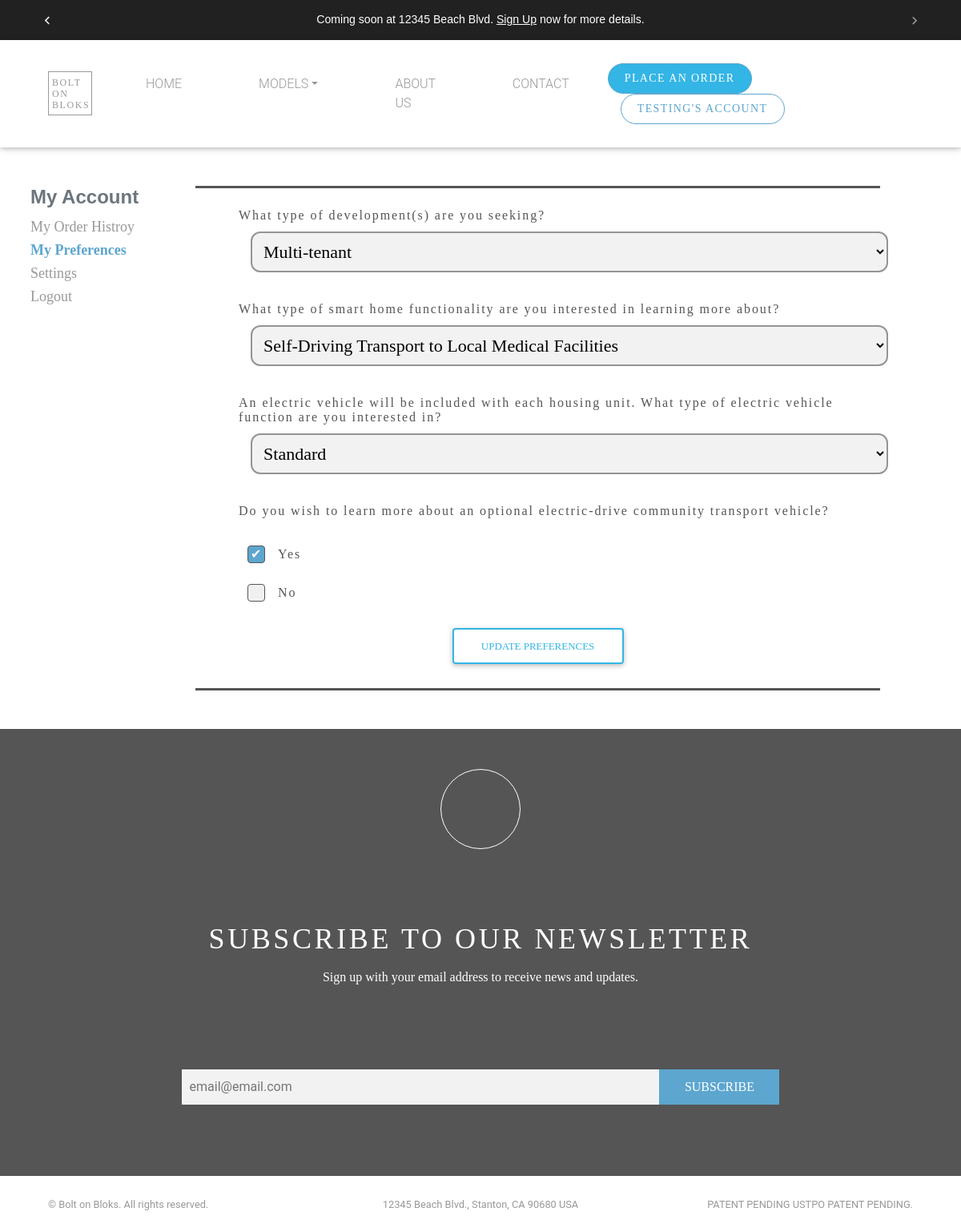
The page /preferences/ (signed in) on the database its author committed.
### users/models.py (models this page shows, shortened)
class User(AbstractUser):
    email = models.EmailField(verbose_name='email address',max_length=255,unique=True)
    username = models.CharField(verbose_name='Username',max_length=255,default=None, blank=True, null= True)
    USERNAME_FIELD = 'email'
    REQUIRED_FIELDS = ['username']

class UserPreferences(models.Model):
    YES_NO_CHOICES = (
        ('yes', 'Yes'),
        ('no', 'No')
    )
    Type_Of_Development = (
        ('select all','Select All'),
        ('Commercial','Commercial'),
        ('Mixed-use','Mixed-use'),
        ('Multi-tenant','Multi-tenant'),
        ('Condominium','Condominium'),
        ('Townhome','Townhome'),
        ('Man Camp','Man Camp'),
        ('Mobile Home Park','Mobile Home Park'),
        ('RV Park','RV Park'),
        ('Park Home (as defined by Housing and Urban Development)','Park Home (as defined by Housing and Urban Development)'),
        ('Other','Other'),
    )
    Type_Of_Smart_Home = (
    ('Automated Home Shopping and Delivery','Automated Home Shopping and Delivery'),
    ('Self-Driving Transport to Local Shopping Centers','Self-Driving Transport to Local Shopping Centers'),
    ('Self-Driving Transport to Local Medical Facilities','Self-Driving Transport to Local Medical Facilities'),
    )
    Type_Of_Electric_Vehicle_Function = (
        ('Standard','Standard'),
        ('Capability to Load Handicapped Person Without Human Assistance','Capability to Load Handicapped Person Without Human Assistance'),
    )
    user_obj = models.ForeignKey(SpecUser, on_delete=models.CASCADE, null=True,blank=True)
    type_of_development = MultiSelectField("What type of development(s) are you seeking?",choices=Type_Of_Development, max_length=300)
    other_type_of_development = models.CharField(max_length=300, verbose_name="Other", blank=True, null=True)
    type_of_smart_home = MultiSelectField("What type of smart home functionality are you interested in learning more about? ",choices=Type_Of_Smart_Home, max_length=300)
    type_of_electric_vehicle_function = MultiSelectField("An electric vehicle will be included with each housing unit. What type of electric vehicle function are you interested in?",choices=Type_Of_Electric_Vehicle_Function, max_length=300)
    learn_about_electric_drive = models.CharField("Do you wish to learn more about an optional electric-drive community transport vehicle?",choices=YES_NO_CHOICES, max_length=100)
    class Meta:
        verbose_name = 'UserPreference'
        verbose_name_plural = 'UserPreferences'

### users/views.py (the view)
# urls.py: path('preferences/', update_preferences, name="my-pref"),
@login_required()
def update_preferences(request):
    try:
        form = UserPreferencesForm(request.POST or None, instance=UserPreferences.objects.get(user_obj=request.user))
    except:
        form = UserPreferencesForm(request.POST or None)
    if form.is_valid():
        form_obj = form.save(commit=False)
        form_obj.user_obj=request.user.specuser
        form_obj.save()
        return redirect('my-pref')
    return render(request, "users/user_preference.html", {"form": form})

### users/forms.py
class EmailListForm(forms.ModelForm):
    class Meta:
        model = EmailList
        fields = ['email']
    def __init__(self, *args, **kwargs):
        super(EmailListForm, self).__init__(*args, **kwargs)
        self.fields['email'].widget.attrs.update({
            'placeholder': 'email@email.com',
            "class":"news-input",
        })

class UserPreferencesForm(forms.ModelForm):
    class Meta:
        model = UserPreferences
        fields = ("type_of_development","other_type_of_development","type_of_smart_home","type_of_electric_vehicle_function","learn_about_electric_drive",)
        widgets = {
            'learn_about_electric_drive' : forms.RadioSelect(),}

### users/context_processor.py (called while the page is built)
def email_form(request):
    form = EmailListForm()
    return {"subscribe_form":form}

### users/templates/users/user_preference.html (shortened to what this page needs)
{% extends "users/base.html" %}
{% load crispy_forms_tags %}
{% load static %}
{% block custom_css %}
      <link type="text/css" rel="stylesheet" href="{% static 'users/custom/sign_up.css' %}" />
{% endblock %}
{% block content%}
<div class="container custom_font2 mt-5 mb-5">
    <div class="row">
      {% include 'signup/side_nav.html' %}
       <div class="col-md-9 col-sm-12 bg-white top_border bottom_border m-auto p-0">
         <form method="POST" class="checkbox-containers custom_input ml-0 mr-0" >
          {% for field in form %}
             {% if field == form.learn_about_electric_drive %}
                <div id="div_id_{{field.name}}" class="ml-4 radio_ul checkbox-container" style="display: block;">
                    <label class="label" style="margin-left: -10px;" for="{{field.id_for_label}}">{{field.label}}</label>
                    {{field}}
                </div>
             {% elif field == form.type_of_electric_vehicle_function or field == form.type_of_smart_home or field == form.type_of_development%}
                <div id="div_id_{{field.name}}" class="ml-4 check_ul checkbox-container" style="display: block;">
                    <label style="margin-left: -10px;" for="{{field.id_for_label}}" class="label" data-error="wrong"
                        data-success="right">{{field.label}}
                    </label>
                    {{field}}
                </div>
             {% endif %}
          {% endfor %}
            <div class="text-center mb-4">
              <button type="submit" class="btn btn-outline-info rounded">Update Preferences</button>
            </div>
         </form>
      </div>
    </div>
</div>
{% endblock%}

### users/templates/users/base.html (shortened to what this page needs)
{% load static %}
<!DOCTYPE html>
<html lang="en">
<head>
	<link type="text/css" rel="stylesheet" href="{% static 'users/new_custom/vendor/bootstrap/css/bootstrap.min.css' %}" />
	<link type="text/css" rel="stylesheet" href="{% static 'users/new_custom/css/slick.css' %}" />
	<link type="text/css" rel="stylesheet" href="{% static 'users/new_custom/css/slick-theme.css' %}" />
	<link type="text/css" rel="stylesheet" href="{% static 'users/custom/custom.css' %}" />
	<link type="text/css" rel="stylesheet" href="{% static 'users/new_custom/css/custom.css' %}" />
	<link type="text/css" rel="stylesheet" href="{% static 'users/new_custom/css/style.css' %}" />
	<link type="text/css" rel="stylesheet" href="{% static 'users/fonts/stylesheet.css' %}" />
   {% block custom_css %}
   {% endblock %}
	<link href="{% static 'MBD/css/mdb.min.css' %}" rel="stylesheet">
</head>
<body>
 <header id="nav-header">
	<div class="container-fluid bg-dark top-header-fixed">
		<div class="row">
			<div class="col-md-12 col-sm-12 add-bar">
				<div id="carouselExampleControls" class="carousel slide" data-ride="carousel">
					<div class="carousel-inner quicksand-font">
						  <div class="carousel-item active">
								<p class="top-add">Coming soon at 12345 Beach Blvd. <a href="#id_subscribe">Sign Up</a> now for more details. </p>
						  </div>
					</div>
						<a id="add-bar-control-prev" class="carousel-control-prev" href="#carouselExampleControls" role="button" data-slide="prev">
						  <span id="#add-bar-control-prev-icon" class="carousel-control-prev-icon" aria-hidden="true"></span>
						</a>
						<a id="add-bar-control-next" class="carousel-control-next" href="#carouselExampleControls" role="button" data-slide="next">
						  <span id="#add-bar-control-next-icon" class="carousel-control-next-icon" aria-hidden="true"></span>
						</a>
				</div>
			</div>
		</div>
	</div>
  <nav class="navbar navbar-expand-lg navbar-dark navbar-custom">
    <div class="container-fluid">
      <a class="navbar-brand" href="#">BOLT ON BLOKS</a>
      <div class="collapse navbar-collapse" id="navbarResponsive">
        <ul id="nav-bar" class="navbar-nav mr-auto">
          <li class="nav-item active">
            <a class="nav-link" href="{% url 'home' %}">HOME</a>
          </li>
			<li class="nav-item dropdown" >
				<a class="nav-link dropdown-toggle models" id="navbarDropdownMenuLink"
				   data-toggle="dropdown"
				   aria-haspopup="true" aria-expanded="false">MODELS</a>
			</li>
          <li class="nav-item">
            <a class="nav-link" href="#">ABOUT US</a>
          </li>
          <li class="nav-item">
            <a class="nav-link" href="{% url 'contact-us' %}">CONTACT</a>
          </li>
        </ul>
        <div class="form-inline my-2 my-lg-0">
            <a class="no-btn btn-info" href="{% url 'order-form' %}">PLACE AN ORDER</a>
           {% if request.user.is_authenticated %}
               <a class="no-btn ml-3" href="{% url 'user-profile' %}">
                  {% if request.user.first_name %}
                     {{ request.user.first_name }}'s
                  {% elif request.user.last_name %}
                     {{ request.user.last_name }}'s
                  {% endif %}
                  Account</a>
           {% endif %}
        </div>
      </div>
    </nav>
</header>
	<div class="md-padding">
		{% block  content %}
		{% endblock %}
	</div>
   <div class="container-fluid">
      <div class="row">
        <div class="col-md-12">
         <form  class="no-margin" method="POST" action="{% url 'home' %}">
            <div class="row news-letter txt-center">
            <div class="icon-div">
            </div>
            <div class="col-md-12">
              <p class="subsribe-us-txt">SUBSCRIBE TO OUR NEWSLETTER</p>
              <p class="sign-up-txt">Sign up with your email address to receive news and updates.</p>
            </div>
            <div class="col-md-12 sub-input-parent">
			   {{subscribe_form.email}}
			   <button class="subsribe-btn">SUBSCRIBE</button>
            </div>
            </div>
         </form>
        </div>
      </div>
   </div>
   <footer>
      <div class="container-fluid">
         <div class="row">
             <div class="col-lg-4"><p class="m-0 text-left small">&copy; Bolt on Bloks. All rights reserved.</p></div>
             <div class="col-lg-4"><p class="m-0 text-center small">12345 Beach Blvd., Stanton, CA 90680 USA</p></div>
             <div class="col-lg-4"><p class="m-0 text-right small">PATENT PENDING USTPO PATENT PENDING.</p></div>
         </div>
      </div>
   </footer>
</body>
</html>

### static/users/custom/custom.css (style rules this page uses)
html { scroll-behavior: smooth; font-family: 'Quicksand', sans-serif !important; }
.quicksand-font { font-family: 'Quicksand', sans-serif !important; }
form { margin-left: 100px !important; margin-right: 100px !important; }
.radio_ul ul { list-style: none; }
.container ul { list-style: none; margin: 0; padding: 0; overflow: auto; }
.top-add { padding-top: 14px; text-align: center; color: white; font-weight: 400; }
.add-bar { font-size: .88em; height: 50px; }
.top-add a { color: white !important; font-weight: 500; text-decoration: underline; }
#add-bar-control-prev { position: absolute; left: -15px; width: 10%; }
#add-bar-control-next { position: absolute; right: -15px; width: 10%; }
.no-margin { margin-left: 0px !important; margin-right: 0px !important; }
.checkbox_checked { border-color: #1A78F2 !important; color: #1A78F2; }
.custom_input input, select { padding: 10px; border-radius: 12px; width: 100%; background-color: #f2f2f2; border: 2px solid #949496; margin-left: 10px; }
.custom_input label { margin: 6px; padding: 5px; margin-top: 20px; font-family: Franklin Gothic Book; font-style: normal; font-weight: normal; font-size: 16px; line-height: 18px; letter-spacing: 0.12em; color: #555555; }
.custom_font2 { font-family: Montserrat !important; font-style: normal; font-weight: normal; font-size: 18px; line-height: 22px; }
.top_border { border-top: 3px solid #555555; }
.bottom_border { border-bottom: 3px solid #555555; }

### static/users/new_custom/css/custom.css (style rules this page uses)
body { font-family: 'Montserrat', sans-serif; }
.navbar-custom { z-index: 4; padding-top: 1.8rem; padding-bottom: 1.8rem; background-color: rgba(255, 255, 255, 1) }
.navbar-custom .navbar-brand { text-transform: uppercase; font-size: 1rem; letter-spacing: .1rem; font-weight: 700;font-family: Hoefler Text; font-style: normal; font-weight: normal; font-size: 12px; line-height: 14px; color: #999; width: 55px; height: 55px; border: 1px solid #999; white-space: initial; padding: 6px 4px; }
.navbar-dark .navbar-nav .nav-link { color: #999 !important; }
.no-btn { text-transform: uppercase; background-color:#fff; border:1px solid #5CA6CF; color: #5CA6CF; border-radius: 25px; font-family: Montserrat; font-style: normal; font-weight: normal; font-size: 14px; line-height: 22px; text-align: center; letter-spacing: 0.1em; padding: 7px 20px; }
.navbar-dark .navbar-nav .active>.nav-link, .navbar-dark .navbar-nav .nav-link.active, .navbar-dark .navbar-nav .nav-link.show, .navbar-dark .navbar-nav .show>.nav-link,.navbar-dark .navbar-nav .nav-link:focus, .navbar-dark .navbar-nav .nav-link:hover { color: #999; }
@media (min-width: 992px) { .navbar-expand-lg .navbar-nav .nav-link { padding-right: 3rem; padding-left: 3rem; } }
footer { padding-bottom: 1.6rem!important;padding-top: 1.6rem!important; }
footer p { color: #999; }
@media (min-width:768px) { footer,.navbar-custom { padding-right: 45px; padding-left: 45px; } }

### static/users/new_custom/css/style.css (style rules this page uses)
.news-letter { background: linear-gradient(0deg, #555555, #555555), #FFFFFF; height: 558px; }
.txt-center { text-align: center; }
.icon-div { height: 100px; width: 100px; border-radius: 50px; border: 1px solid #FFFFFF; margin-right: auto; margin-left: auto; margin-top: 50px; }
.subsribe-us-txt { font-family: Montserrat; font-style: normal; font-weight: normal; font-size: 36px; line-height: 44px; text-align: center; letter-spacing: 0.1em; color: #FFFFFF; }
.sign-up-txt { font-family: Montserrat; font-style: normal; font-weight: normal; font-size: 16px; line-height: 20px; text-align: center; color: #FFFFFF; }
.news-input { width: 50%; padding: 10px; background: #F2F2F2; border: none; }
.subsribe-btn { font-family: Montserrat; text-transform: capitalize; padding: 10px; background: #5ca6cf; width: 150px; border-color: #5ca6cf; color: #FFFFFF; border: none; margin-left: -7px; }
.sub-input-parent { text-align: center; padding: 0 !important; }
@media only screen and (min-width: 768px) { header { z-index: 5; width: 100% !important; } }
@media only screen and (min-width: 768px) { .top-header-fixed { z-index: 5; } }
@media only screen and (max-width: 3200px) and (min-width: 481px) { .navbar-custom { position: relative !important; } }

### static/users/custom/sign_up.css (style rules this page uses)
.checkbox-container { display: block; position: relative; padding-left: 35px; margin-bottom: 12px; cursor: pointer; font-size: 22px; -webkit-user-select: none; -moz-user-select: none; -ms-user-select: none; user-select: none; }

### rows shown on the page
User: user.first_name "TESTING"
UserPreferences: form "Multi-tenant" "Self-Driving Transport to Local Medical Facilities" "Standard", form "Yes No"

### other values the page prints
{{ field.label }} "What type of development(s) are you seeking?" "What type of smart home functionality are you interested in learning more about?" "An electric vehicle will be included with each housing unit. What type of electric vehicle function are you interested in?"
{{ field.label }} "Do you wish to learn more about an optional electric-drive community transport vehicle?"
